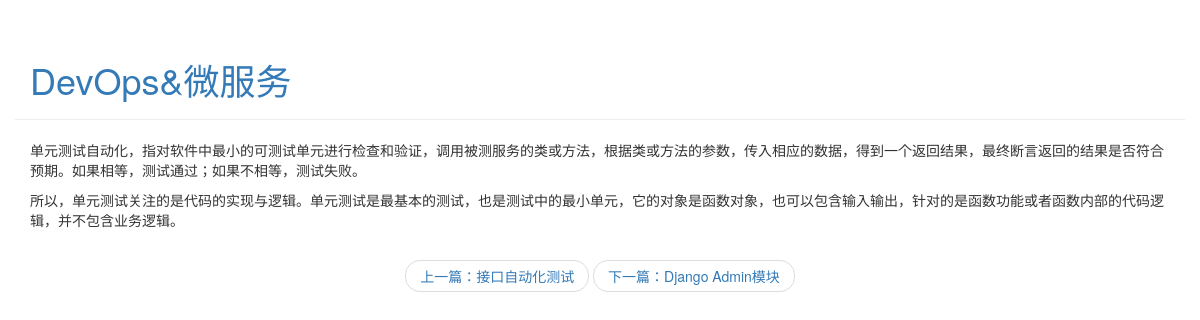
The app's page /blog/detail/2 with its own data.
### blog/models.py (models this page shows, shortened)
class Article(models.Model):
    article_id = models.AutoField(primary_key=True)
    title = models.TextField()
    brief_content = models.TextField()
    content = models.TextField()
    publish_date = models.DateTimeField(auto_now=True)

### blog/views.py (the view)
# urls.py: path('detail/<int:article_id>', blog.views.get_detail_page),
def get_detail_page(req, article_id):
    all_article = Article.objects.all()
    current_article = None
    previous_article = None
    next_article = None
    previous_index = 0
    next_index = 0
    for index, article in enumerate(all_article):
        if index == 0:
            previous_index = 0
            next_index = index + 1
        elif index == len(all_article) - 1:
            previous_index = index - 1
            next_index = index
        else:
            previous_index = index - 1
            next_index = index + 1
        if article.article_id == article_id:
            current_article = article
            previous_article = all_article[previous_index]
            next_article = all_article[next_index]
            break
    section_list = current_article.content.split("\n")
    return render(req, 'blog/detail.html', {
        "current_article": current_article,
        "section_list": section_list,
        "previous_article": previous_article,
        "next_article": next_article
    })

### blog/templates/blog/detail.html (shortened to what this page needs)
<!DOCTYPE html>
<html lang="en">
<head>
    <link rel="stylesheet" href="https://cdn.jsdelivr.net/npm/bootstrap@3.3.7/dist/css/bootstrap.min.css">
</head>
<body>
    <div class="container page-header">
        <h1><a href="/blog/index">{{ current_article.title }}</a></h1>
    </div>
    <div class="container body-main">
        <div>
            {% for section in section_list %}
             <p>{{ section }}</p>
            {% endfor %}
        </div>
    </div>
    <div>
        <nav aria-label="...">
          <ul class="pager">
            <li><a href="/blog/detail/{{ previous_article.article_id }}">上一篇：{{ previous_article.title }}</a></li>
            <li><a href="/blog/detail/{{ next_article.article_id }}">下一篇：{{ next_article.title }}</a></li>
          </ul>
        </nav>
    </div>
</body>
</html>

### records on screen
Article: title "DevOps&微服务"
Article: title "接口自动化测试"
Article: title "Django Admin模块"

### other values on screen
{{ section }} "单元测试自动化，指对软件中最小的可测试单元进行检查和验证，调用被测服务的类或方法，根据类或方法的参数，传入相应的数据，得到一个返回结果，最终断言返回的结果是否符合预期。如果相等，测试通过；如果不相等，测试失败。" "所以，单元测试关注的是代码的实现与逻辑。单元测试是最基本的测试，也是测试中的最小单元，它的对象是函数对象，也可以包含输入输出，针对的是函数功能或者函数内部的代码逻辑，并不包含业务逻辑。"
